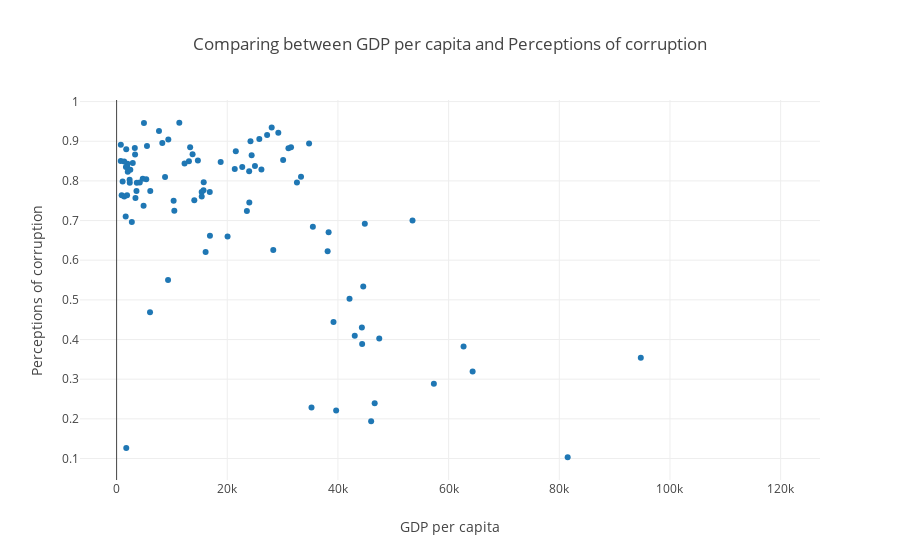

The notebook cell this image was saved under:
### Code cell
trace = go.Scatter(
    x = df['GDP per person, 2015-2017'],
    y = df['Perceptions of corruption, 2015-2017'],
    mode = 'markers')
data = [trace]
layout = dict(title='Comparing between GDP per capita and Perceptions of corruption',
              xaxis = {'title':'GDP per capita'},
              yaxis = {'title':'Perceptions of corruption'},)
fig = dict(data=data, layout=layout)
# Plot and embed in ipython notebook!
iplot(fig)
